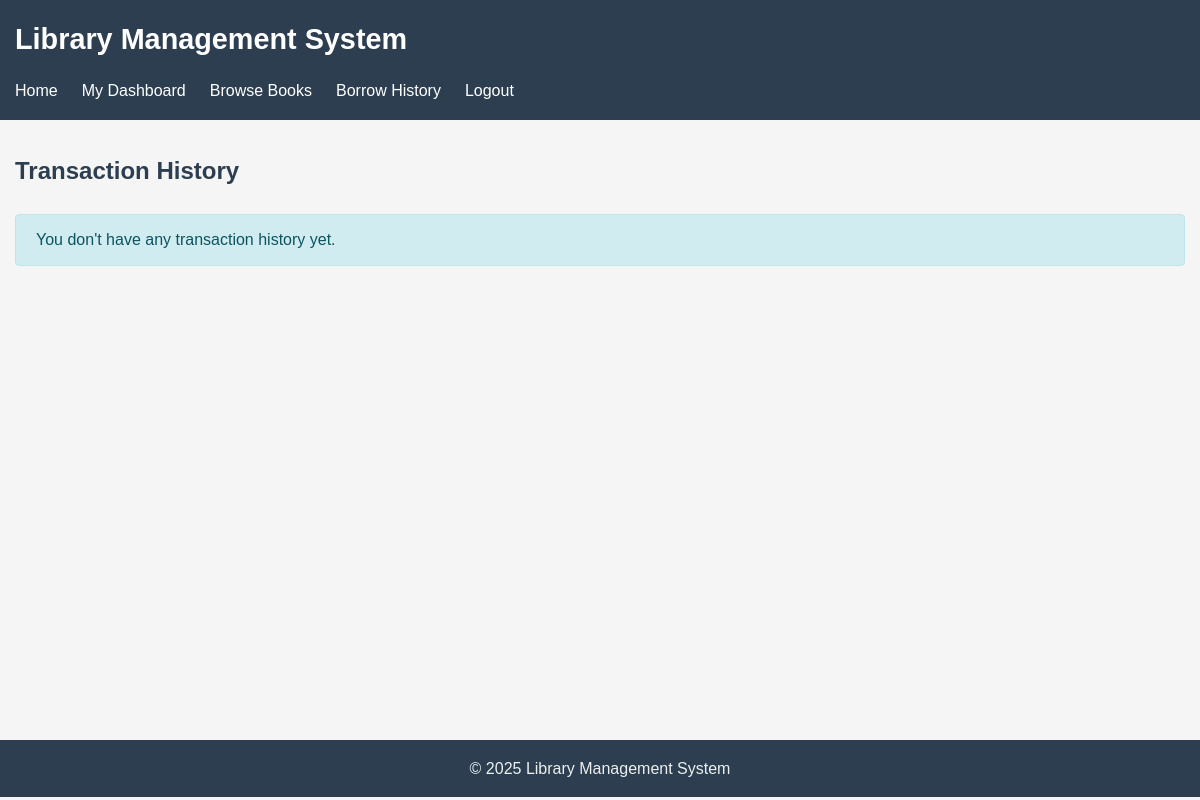
/member/history.php (signed in), run on an earlier commit of the app's database.
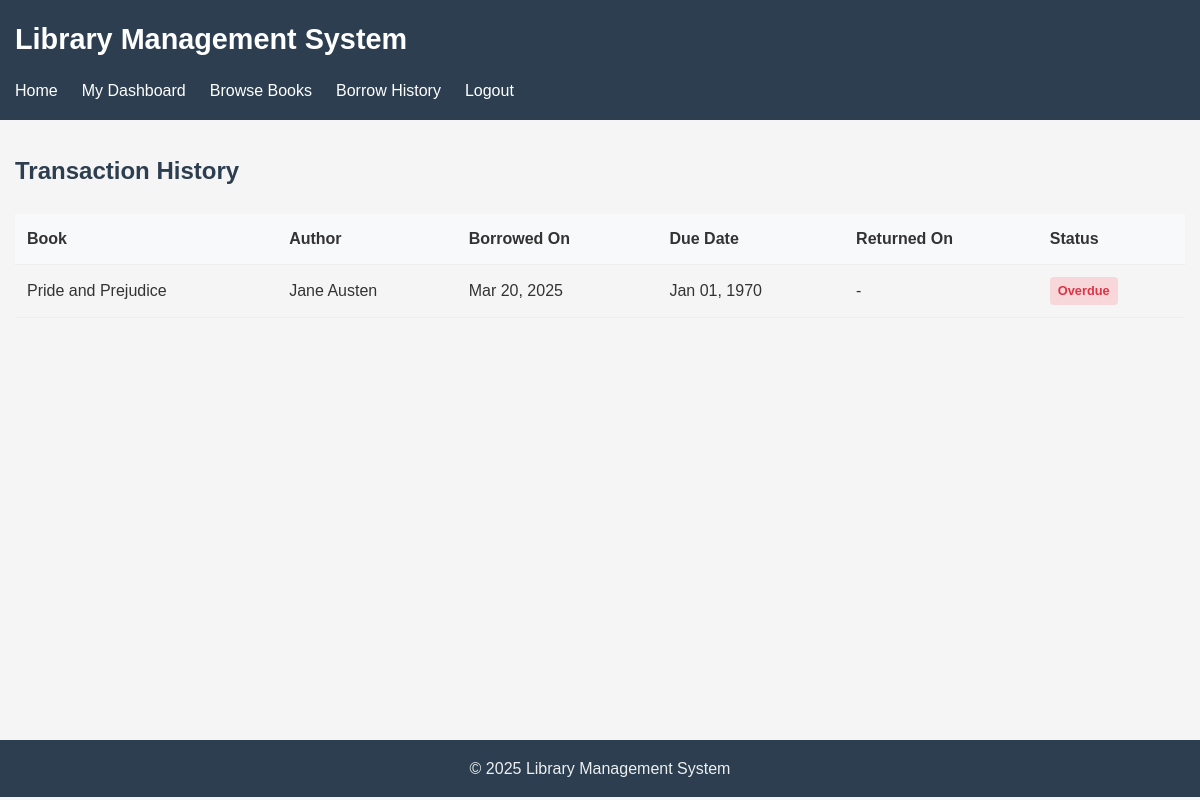
And on a later commit of the database.
### tables this page shows
CREATE TABLE transactions (
    id INTEGER PRIMARY KEY AUTOINCREMENT,
    user_id INTEGER NOT NULL,
    book_id INTEGER NOT NULL,
    borrowed_at TIMESTAMP DEFAULT CURRENT_TIMESTAMP,
    due_date TIMESTAMP NOT NULL,
    returned_at TIMESTAMP,
    status TEXT NOT NULL CHECK (status IN ('borrowed', 'returned', 'overdue')),
    FOREIGN KEY (user_id) REFERENCES users(id),
    FOREIGN KEY (book_id) REFERENCES books(id)
);

CREATE TABLE books (
    id INTEGER PRIMARY KEY AUTOINCREMENT,
    title TEXT NOT NULL,
    author TEXT NOT NULL,
    publisher_id INTEGER,
    year INTEGER,
    isbn TEXT,
    genre TEXT,
    quantity INTEGER NOT NULL DEFAULT 1,
    available INTEGER NOT NULL DEFAULT 1,
    created_at TIMESTAMP DEFAULT CURRENT_TIMESTAMP,
    updated_at TIMESTAMP DEFAULT CURRENT_TIMESTAMP,
    FOREIGN KEY (publisher_id) REFERENCES publishers(id)
);

### includes/db.php (called while the page is built, shortened)
<?php
function get_db_connection() {
    static $db = null;
    if ($db === null) {
        $db_path = __DIR__ . '/../database/library.db';
        try {
            $db = new \SQLite3($db_path);
            $db->enableExceptions(true);
            $db->exec('PRAGMA foreign_keys = ON');
            $db->exec('PRAGMA journal_mode = WAL');
        } catch (\Exception $e) {
            die("Database connection failed: " . $e->getMessage());
        }
    }
    return $db;
}
function db_query($sql, $params = []) {
    $db = get_db_connection();
    try {
        $stmt = $db->prepare($sql);
        if (!empty($params)) {
            foreach ($params as $param => $value) {
                $type = is_int($value) ? SQLITE3_INTEGER : SQLITE3_TEXT;
                $stmt->bindValue($param, $value, $type);
            }
        }
        $result = $stmt->execute();
        return $result;
    } catch (\Exception $e) {
        error_log("Database query error: " . $e->getMessage() . " in query: " . $sql);
        return false;
    }
}
function db_fetch_all($result) {
    $rows = [];
    if ($result) {
        while ($row = $result->fetchArray(SQLITE3_ASSOC)) {
            $rows[] = $row;
        }
    }
    return $rows;
}

### includes/functions.php (called while the page is built, shortened)
<?php
require_once __DIR__ . '/db.php';
function get_user_transaction_history($user_id, $limit = null) {
    $sql = "SELECT t.*, b.title, b.author, b.isbn
            FROM transactions t
            JOIN books b ON t.book_id = b.id
            WHERE t.user_id = :user_id
            ORDER BY t.borrowed_at DESC";
    if ($limit !== null) {
        $sql .= " LIMIT :limit";
        $result = db_query($sql, [':user_id' => $user_id, ':limit' => $limit]);
    } else {
        $result = db_query($sql, [':user_id' => $user_id]);
    }
    return db_fetch_all($result);
}

### member/history.php (the view, shortened to what this page needs)
<?php
require_once __DIR__ . '/../includes/db.php';
require_once __DIR__ . '/../includes/functions.php';
require_once __DIR__ . '/../layouts/Layout.php';
$user_id = get_current_user_id();
$page = isset($_GET['page']) ? (int)$_GET['page'] : 1;
$per_page = 10;
$transaction_history = get_user_transaction_history($user_id, null);
$offset = ($page - 1) * $per_page;
$paginated_history = array_slice($transaction_history, $offset, $per_page);
?>
<div class="member-history">
    <?php if (empty($transaction_history)): ?>
        <div class="alert alert-info">You don't have any transaction history yet.</div>
    <?php else: ?>
        <div class="table-responsive">
            <table class="data-table">
                <thead>
                    <tr>
                        <th>Book</th>
                        <th>Author</th>
                        <th>Borrowed On</th>
                        <th>Due Date</th>
                        <th>Returned On</th>
                        <th>Status</th>
                    </tr>
                </thead>
                <tbody>
                    <?php foreach ($paginated_history as $transaction): ?>
                        <?php
                        $status = $transaction['status'];
                        $status_class = '';
                        if ($status === 'borrowed') {
                            $current_date = date('Y-m-d H:i:s');
                            if (strtotime($transaction['due_date']) < strtotime($current_date)) {
                                $status = 'overdue';
                                $status_class = 'status-overdue';
                            } else {
                                $status_class = 'status-active';
                            }
                        } else if ($status === 'returned') {
                            $status_class = 'status-returned';
                        }
                        ?>
                        <tr>
                            <td><?php echo htmlspecialchars($transaction['title']); ?></td>
                            <td><?php echo htmlspecialchars($transaction['author']); ?></td>
                            <td><?php echo date('M d, Y', strtotime($transaction['borrowed_at'])); ?></td>
                            <td><?php echo date('M d, Y', strtotime($transaction['due_date'])); ?></td>
                            <td>
                                <?php echo $transaction['returned_at'] ? date('M d, Y', strtotime($transaction['returned_at'])) : '-'; ?>
                            </td>
                            <td>
                                <span class="status-badge <?php echo $status_class; ?>">
                                    <?php echo ucfirst($status); ?>
                                </span>
                            </td>
                        </tr>
                    <?php endforeach; ?>
                </tbody>
            </table>
        </div>
    <?php endif; ?>
</div>

What changed in the data, as far as the page shows it:
added transactions: book.title "Pride and Prejudice", book.author "Jane Austen", borrowed_at "Mar 20, 2025", due_date "Jan 01, 1970", due_date "Overdue"
Also different on the page:
text no longer shown: "You don't have any transaction history yet."
text now shown: "Book Author Borrowed On Due Date Returned On Status"
